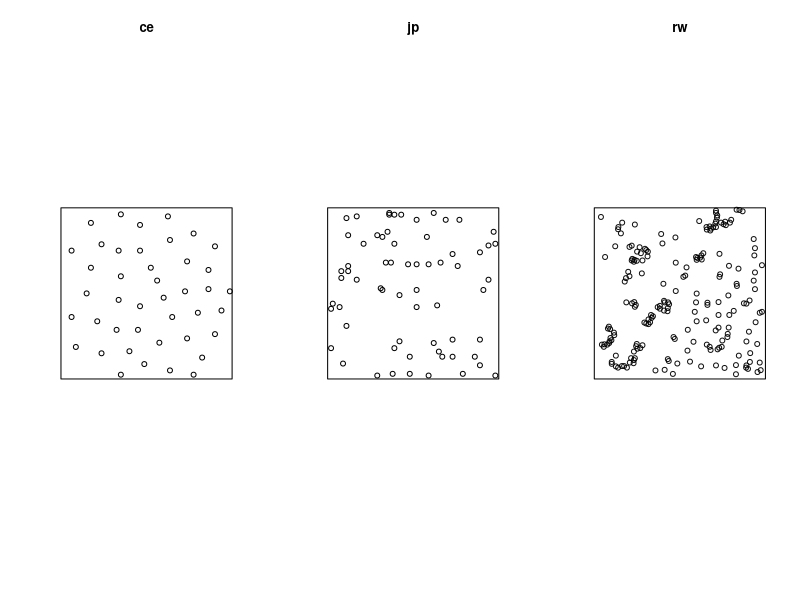
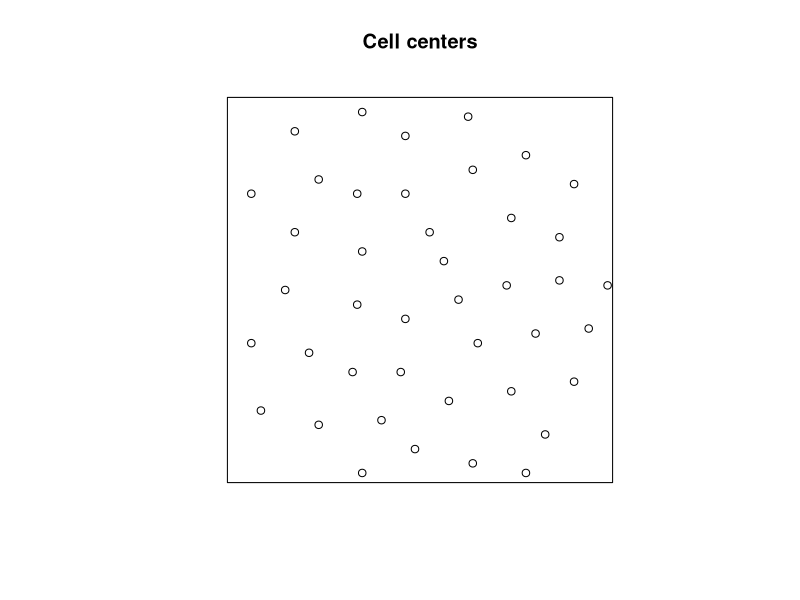
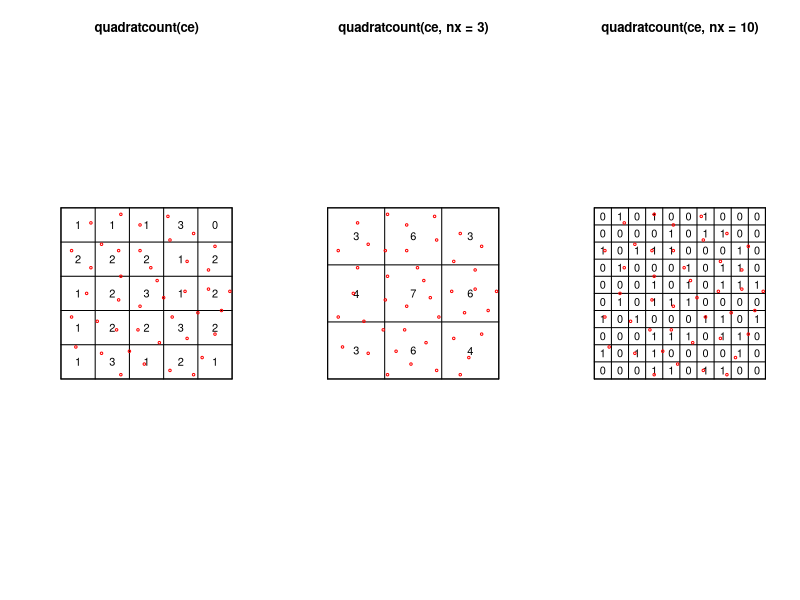
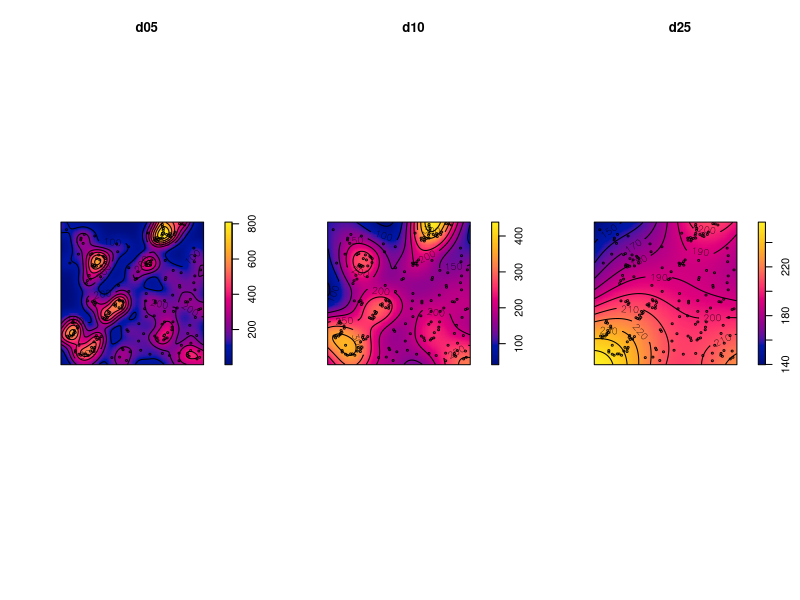
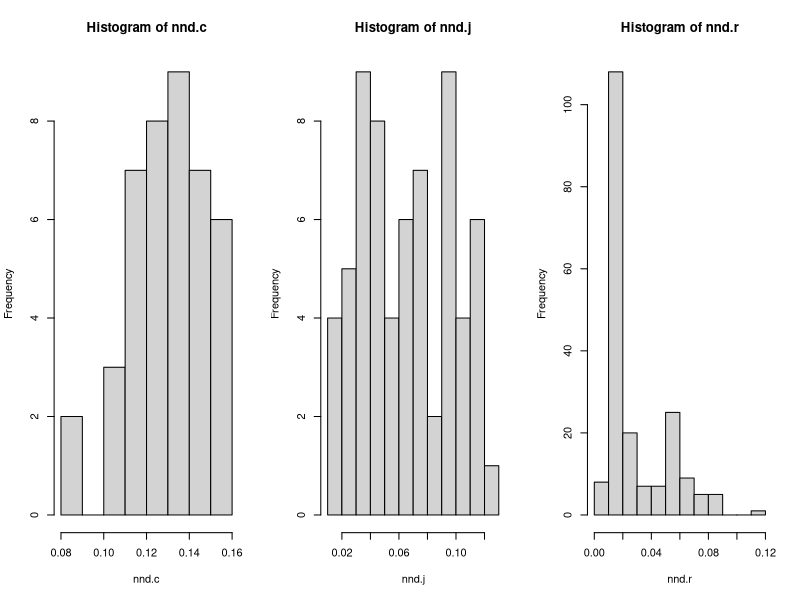
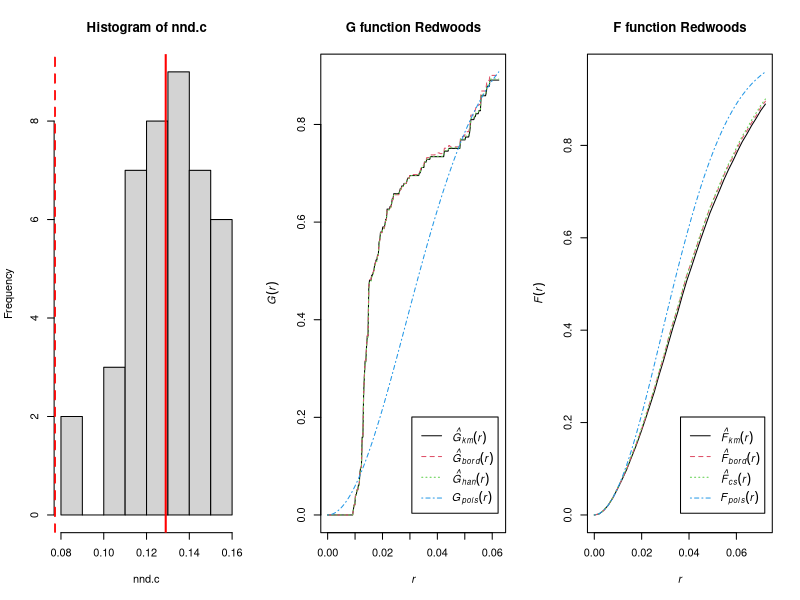
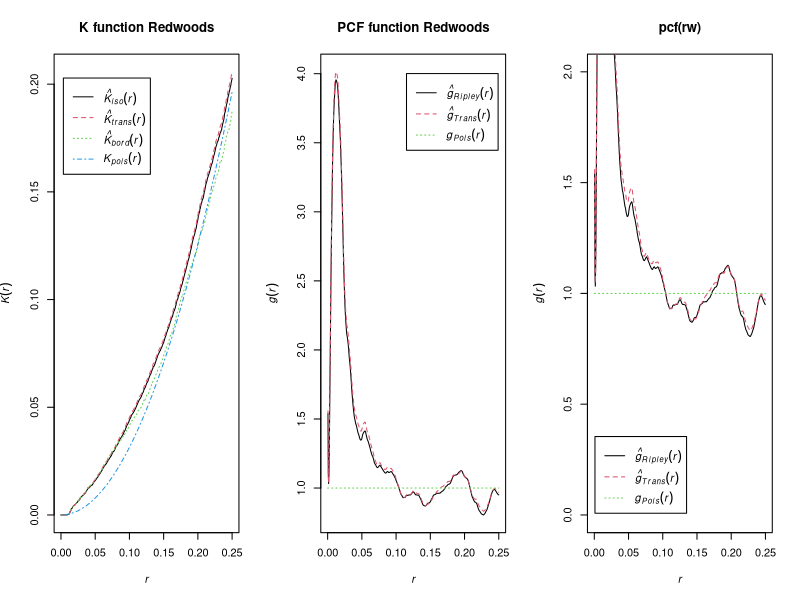
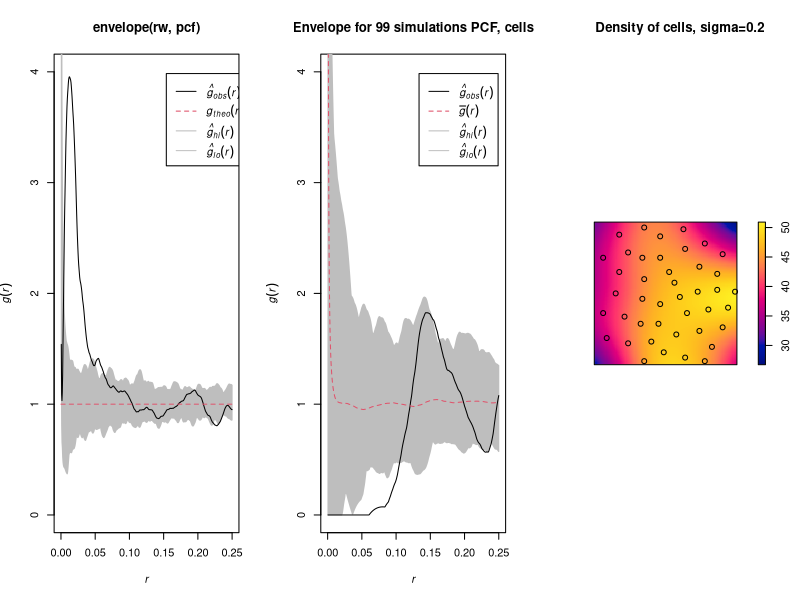

These figures' R source, in order:
## ---- chunk 1
library(spatstat)
library(RColorBrewer)
# also store the initial graphic options in a variable
# so we can reset them at any time
pardefaults <- par()
## ---- chunk 2
data(cells)
data(japanesepines)
data(redwoodfull)
## ---- chunk 3
?cells
## ---- chunk 4
ce <- cells
jp <- japanesepines
rw <- redwoodfull
## ---- chunk 5
par(mfrow=c(1,3))
plot(ce)
plot(jp)
plot(rw)
## ---- chunk 6
par(mfrow=c(1,1))
plot(ce, main="Cell centers")
## ---- chunk 7
par(mfrow=c(1,3))

plot(quadratcount(ce))
plot(ce, add=T, col='red', cex=0.5)
plot(quadratcount(ce, nx=3))
plot(ce, add=T, col='red', cex=0.5)
plot(quadratcount(ce, nx=10))
plot(ce, add=T, col='red', cex=0.5)
## ---- chunk 8
quadrat.test(ce, method="MonteCarlo", nsim=999)
## ---- chunk 9
par(mfrow=c(1,3))

# bandwith 0.05
d05 <- density(rw, sigma=0.05)
plot(d05)
contour(d05, add=T)
plot(rw, add=T, cex=0.4)

# bandwidth 0.1
d10 <- density(rw, sigma=0.1)
plot(d10)
contour(d10, add=T)
plot(rw, add=T, cex=0.4)

# bandwidth 0.25
d25 <- density(rw, sigma=0.25)
plot(d25)
contour(d25, add=T)
plot(rw, add=T, cex=0.4)
## ---- chunk 10
nnd.c <- nndist(ce)
nnd.j <- nndist(jp)
nnd.r <- nndist(rw)

par(mfrow=c(1,3))

hist(nnd.c)
hist(nnd.j)
hist(nnd.r)
## ---- chunk 11
mnnd.c <- mean(nnd.c)
mnnd.j <- mean(nnd.j)
mnnd.r <- mean(nnd.r)
## ---- chunk 12
emnnd.c <- 1 / (2 * sqrt(intensity(cells)))
emnnd.c
## ---- chunk 13
hist(nnd.c)
abline(v=mnnd.c, col='red', lwd=2)
abline(v=emnnd.c, col='red', lwd=2, lty='dashed')
## ---- chunk 14
plot(Gest(rw), main="G function Redwoods")
plot(Fest(rw), main="F function Redwoods")
plot(Kest(rw), main="K function Redwoods")
plot(pcf(rw), main="PCF function Redwoods")
## ---- chunk 15
plot(pcf(rw), ylim=c(0, 2))
## ---- chunk 16
plot(envelope(rw, pcf), ylim=c(0,4))
## ---- chunk 17
# calculate density surface for the cells data
dc <- density(ce, sigma=0.2)
# use it to simulate an inhomogeneous Poisson process
env <- envelope(ce, pcf, simulate=expression(rpoispp(dc)), nsim=99)
plot(env, ylim=c(0,4), main='Envelope for 99 simulations PCF, cells')
## ---- chunk 18
plot(dc, main="Density of cells, sigma=0.2")
plot(ce, add=TRUE)
